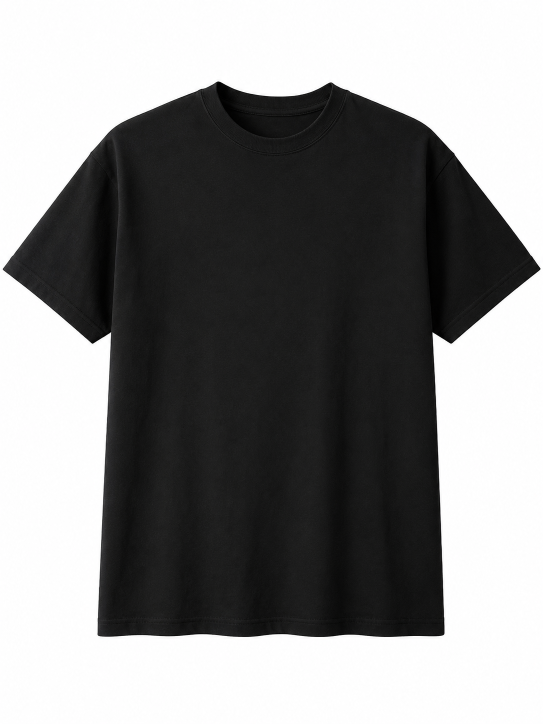
#> input picture pod/inbox/handover/handover/generate/blank.png, 1086 x 1448 px (shown at 1/2 size); its folder holds only this picture in this run
$ python dtf.py .
#> lines starting #> are read from the running program, lines starting #| are printed output that depends on the picture; after the words box and inside, x2 and y2 are one past the last pixel; in counts of white or black regions, pixels touching at a corner belong together
"""
dtf.py — DTF conversion for painterly artwork on black.

WHY THIS REPLACES vectorise.py FOR GRAPHICS
    vectorise.py was written for flat, bright, text-based designs: knock out
    the background, quantise to a handful of flat colours, trace to vector,
    lift every dark pixel so nothing vanishes on a black shirt.

    Applied to dark painterly art it destroys the image. The corners are
    black, so most of the canvas reads as background; quantising collapses
    the gradients; lifting the blacks turns the whole thing white. That is
    exactly what happened — 40 shirts came out as white rectangles.

THE RIGHT APPROACH FOR THIS ART
    The artwork is ALREADY composed for a black shirt. Dark areas are meant
    to be dark — they become the garment. So:

        alpha  = derived from luminance (black -> transparent, bright -> opaque)
        colour = left exactly as generated
        no quantise, no vectorise, no black lifting

    That is what makes the reference designs work: the subject dissolves into
    the shirt because the dark parts of the artwork simply are not printed.

DTF NOTES
    A soft alpha ramp is correct here, not a hard cut. DTF handles partial
    opacity through the white underbase, and a hard threshold would produce
    a cut-out halo instead of the fade the whole look depends on.
"""

import numpy as np
from PIL import Image, ImageFilter

CANVAS_W, CANVAS_H = 3600, 4800
DPI = 300

# Luminance below this prints nothing — it becomes the shirt.
# A wide ramp (18 to 72) faded every edge over 54 levels of luminance, which
# is what made designs look soft on the sides. Narrowed to 14 levels: still
# anti-aliased so edges are not jagged, but the artwork ends where it ends
# instead of dissolving into the shirt.
BLACK_POINT = 27
# Luminance above this is fully opaque.
WHITE_POINT = 41
# Slight blur on the alpha only, to avoid stair-stepping on the ramp.
ALPHA_SMOOTH = 1.2

# --- vignette ---------------------------------------------------------------
# The model generates a square frame, and artwork that reaches the edges keeps
# a square footprint on the shirt — which reads as a printed box rather than a
# design. A soft radial falloff on the ALPHA (not the colour) fades the corners
# out so every design ends organically.
#
# Deliberately gentle: it only touches the outer region, so a subject that
# genuinely fills the frame is not cropped, it just stops having hard corners.
# The first attempt (0.62 / 1.02) faded the corners but left the mid-edges 88%
# opaque, so the square outline survived. These values fade the edges properly:
#   centre 1.00, mid-edge 0.42, corner 0.00
# A centred subject is untouched; only the frame dissolves.
VIGNETTE = True
VIGNETTE_START = 0.42
VIGNETTE_END = 0.94


# Artwork occupies this fraction of the print canvas. 0.94 filled the full
# 12in width, which spreads a 1024px source to ~93 DPI. 0.80 gives a ~9.6in
# print at ~110 DPI — sharper, and closer to how the reference tees are
# actually sized on the chest.
DEFAULT_MARGIN = 0.80


def to_dtf(src, dst, canvas=(CANVAS_W, CANVAS_H), margin=DEFAULT_MARGIN):
    """
    Convert a generated square image into a print-ready transparent PNG.

    Returns a dict of measurements for QC.
    """
#> called with src = './blank.png', dst = 'print/blank.png', canvas = (3600, 4800), margin = 0.8
    im = Image.open(src).convert("RGB")
#> im is the input picture: PIL image 1086x1448 RGB; mean R, G, B 137, 137, 137
    a = np.asarray(im).astype(np.float32)

    # --- normalise the black point ----------------------------------------
    # ROOT CAUSE of both the boxes and the high reject rate.
    #
    # SDXL cannot output transparency; every pixel gets a colour. Asking for
    # "pure black" gives a black RECTANGLE, which is fine — as long as it is
    # actually black. It usually is not: the refiner and the VAE lift it to
    # somewhere around 30-60, and "vibrant, high contrast" pushes it higher
    # still.
    #
    # That single fact produced both symptoms. The border check saw a bright
    # edge and rejected the design; the alpha threshold saw ink and printed
    # the rectangle. Every fix so far treated one symptom or the other.
    #
    # So: measure what the background actually sits at and subtract it, then
    # rescale so the artwork keeps its brightness. Background becomes true
    # black, the design is untouched, and both symptoms go with it.
    _l = 0.2126 * a[..., 0] + 0.7152 * a[..., 1] + 0.0722 * a[..., 2]
    _b = max(4, int(min(_l.shape) * 0.06))
    _edge = np.concatenate([_l[:_b, :].ravel(), _l[-_b:, :].ravel(),
                            _l[:, :_b].ravel(), _l[:, -_b:].ravel()])
    # the 60th percentile of the border: robust when artwork touches an edge,
    # since more than half the border is still background
    black = float(np.clip(np.percentile(_edge, 60), 0, 120))
#> black = 120
    if black > 4:
        # rescale against the image's own peak, not 255, so the artwork keeps
        # the brightness it was generated with instead of being dimmed by the
        # amount of pedestal removed
        peak = float(np.percentile(a, 99.5))
#> peak = 255
        if peak > black + 20:
            a = np.clip((a - black) * (peak / (peak - black)), 0, 255)
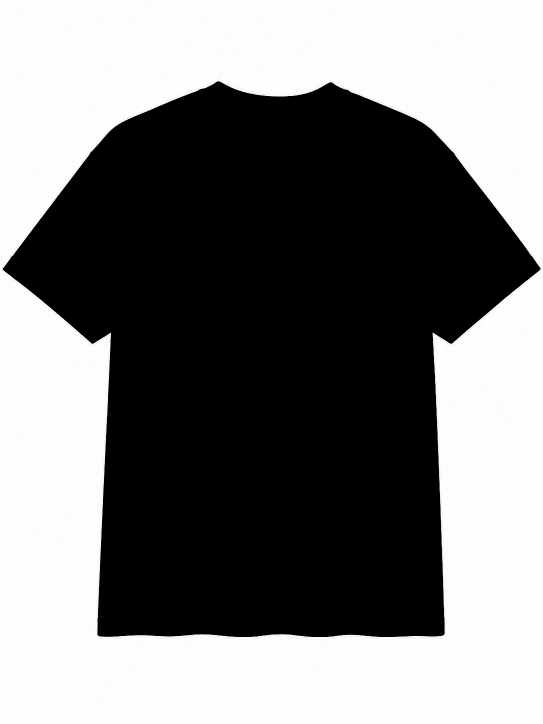
#> a: shape (1448, 1086, 3) float32 (shown at 1/2 size); mean R, G, B 124.1, 124, 124.1
            im = Image.fromarray(a.astype(np.uint8), "RGB")

    # Perceptual luminance — a blue glow and a yellow glow of the same
    # brightness should carry the same amount of ink.
    lum = 0.2126 * a[..., 0] + 0.7152 * a[..., 1] + 0.0722 * a[..., 2]

    # --- SOLID, BUT SHAPED BY THE ARTWORK ---------------------------------
    # Two failed approaches got us here, and both failure modes matter:
    #
    #   a wide luminance ramp (18-72) followed the artwork's own fade, so
    #   every design glowed out at the edges;
    #
    #   a threshold-and-fill mask gave hard edges but filled any enclosed
    #   region, so artwork spanning the frame became a solid BLOCK. That is
    #   where the boxes came from.
    #
    # The answer is a luminance ramp — which always follows the artwork's real
    # outline and can never make a box — but made STEEP. Below the floor there
    # is nothing, a few levels later it is fully opaque. Solid ink, organic
    # shape, no fill step.
    b = max(4, int(min(lum.shape) * 0.06))
#> b = 65
    edge = np.concatenate([lum[:b, :].ravel(), lum[-b:, :].ravel(),
                           lum[:, :b].ravel(), lum[:, -b:].ravel()])
    floor = float(np.clip(np.percentile(edge, 88) + 3.0, 24, 60))
#> floor = 60

    # 8 levels from nothing to fully opaque: about 2px on a typical edge
    # 4 levels, not 8 — he asked for solid ink. DTF cannot hold a wispy
    # edge: adhesive powder needs enough ink to grip, so anything that fades
    # peels after a wash. A narrower ramp means a pixel is either printed or
    # not, with about one pixel of anti-aliasing so edges are not jagged.
    alpha = np.clip((lum - floor) / 4.0, 0, 1)
    # push everything meaningfully inside to fully opaque
    alpha = np.clip((alpha - 0.18) / 0.64, 0, 1)

    # --- drop a painted background panel, WITHOUT boxing the design ------
    # An earlier attempt cropped to the artwork's bounding box and multiplied
    # the alpha by that rectangle. That was self-defeating: a rectangle is a
    # box, so it replaced one square with a softer one, and it pushed the
    # reject rate up.
    #
    # The panel is a large area of NEARLY CONSTANT brightness. If one exists
    # above the border floor, lift the cut-off just above it. The panel then
    # falls below the threshold and disappears; the artwork, which is much
    # brighter, is untouched. The design keeps its own outline and ends with
    # black around it, instead of being cut to a shape.
    hist, edges = np.histogram(lum[lum > floor], bins=48, range=(floor, 255))
#> hist = 48 values, max 754560 at index 47, min 31 at index 4, mean 16009.7; edges = 49 values from 60 to 255
    if hist.sum() > 0:
        share = hist / hist.sum()
#> share = 48 values, max 0.982 at index 47, min 4.03e-05 at index 4, mean 0.0208
        # a flat panel shows up as one narrow band holding a lot of the frame
        for bi in range(len(share) - 1, -1, -1):
            if share[bi] > 0.22 and edges[bi] < 150:
                panel_top = float(edges[bi + 1])
                if panel_top > floor:
                    floor = min(panel_top + 4.0, 150.0)
                break
#> this loop made 48 passes
#> bi on passes 1 to 12: 47, 46, 45, 44, 43, 42, 41, 40, 39, 38, 37, 36
#> after the loop, floor = 60

    # 4 levels, not 8 — he asked for solid ink. DTF cannot hold a wispy
    # edge: adhesive powder needs enough ink to grip, so anything that fades
    # peels after a wash. A narrower ramp means a pixel is either printed or
    # not, with about one pixel of anti-aliasing so edges are not jagged.
    alpha = np.clip((lum - floor) / 4.0, 0, 1)
    # push everything meaningfully inside to fully opaque
    alpha = np.clip((alpha - 0.18) / 0.64, 0, 1)

    # --- lift the colour ---------------------------------------------------
    # He wants strong colour on the garment, not washed out. DTF loses a
    # little saturation into the fabric, so a modest lift here lands closer
    # to what the mockup shows. Kept gentle — 1.12 is visible without going
    # cartoonish, and the clip stops anything blowing out.
    if SATURATION != 1.0:
        _g = a.mean(2, keepdims=True)
        a = np.clip(_g + (a - _g) * SATURATION, 0, 255)
        im = Image.fromarray(a.astype(np.uint8), "RGB")

    alpha_img = Image.fromarray((alpha * 255).astype(np.uint8), "L")

    rgba = Image.merge("RGBA", (*im.split(), alpha_img))
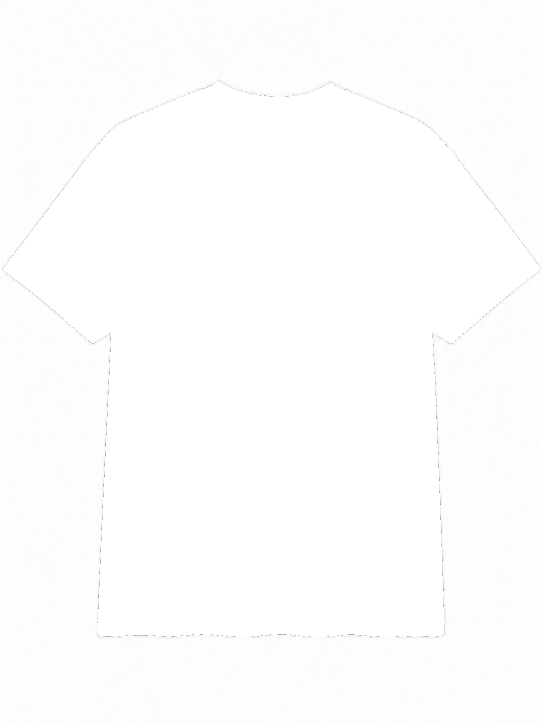
#> rgba: PIL image 1086x1448 RGBA (shown at 1/2 size); mean R, G, B, A 123.4, 123.3, 123.4, 124.6; transparent parts drawn white

    # trim to the artwork, then place on the print canvas
    bbox = rgba.getbbox()
#> bbox = (0, 0, 1086, 1448)
    if bbox:
        rgba = rgba.crop(bbox)

    cw, ch = canvas
    s = min(cw * margin / rgba.width, ch * margin / rgba.height)
#> s = 2.65
    rgba = rgba.resize((max(1, int(rgba.width * s)),
                        max(1, int(rgba.height * s))), Image.LANCZOS)
#> rgba: PIL image 2880x3840 RGBA

    out = Image.new("RGBA", (cw, ch), (0, 0, 0, 0))
#> out: PIL image 3600x4800 RGBA; every value is 0
    out.alpha_composite(rgba, ((cw - rgba.width) // 2, (ch - rgba.height) // 2))
    out.save(dst, dpi=(DPI, DPI))

    # border measured on the corrected image
    _na = np.asarray(im).astype(np.float32)
    _nb = 0.2126 * _na[..., 0] + 0.7152 * _na[..., 1] + 0.0722 * _na[..., 2]
    _nk = max(4, int(min(_nb.shape) * 0.06))

    arr = np.asarray(out)
    op = arr[..., 3] > 200
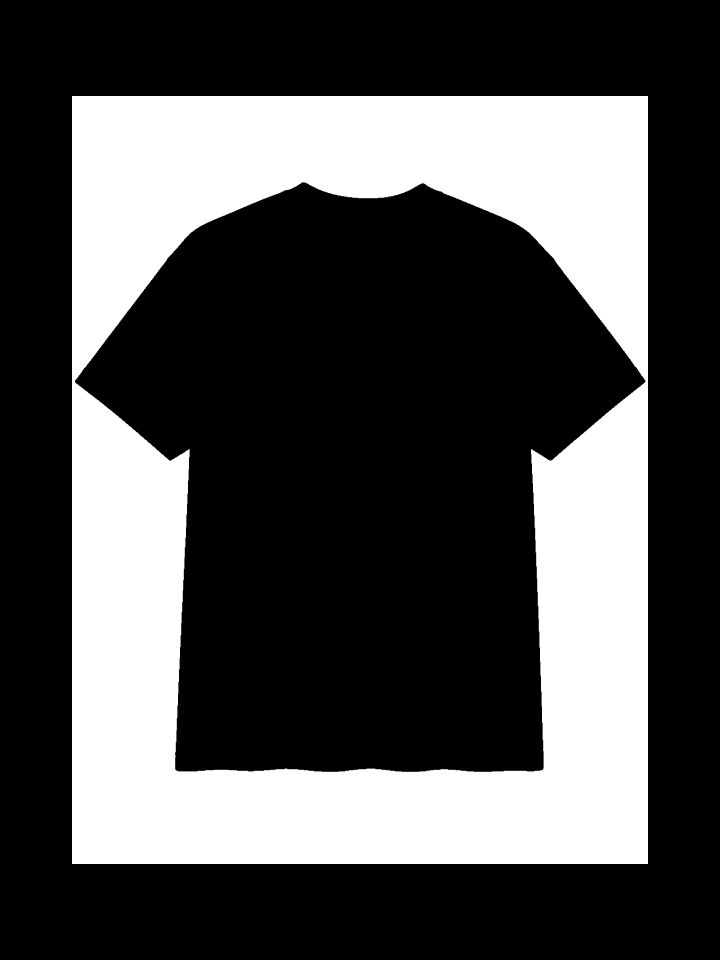
#> op: shape (4800, 3600) bool (shown at 1/5 size); 31.2% white; 1 white region, box (x1, y1, x2, y2) and area: (360, 480, 3240, 4320) 5397034
    return {
        # Measured on the NORMALISED image, not the original file.
        #
        # This was the bug behind the reject rate. border_luma(src) re-opened
        # the source and measured the raw generation, so it saw the lifted
        # pedestal and rejected the design — even after that pedestal had
        # been removed and the background was true black. Two-thirds of the
        # batch was being thrown away for a fault that had already been
        # fixed a few lines earlier.
        "border": float(np.mean([_nb[:_nk, :].mean(), _nb[-_nk:, :].mean(),
                                 _nb[:, :_nk].mean(), _nb[:, -_nk:].mean()])),
        "coverage": float(op.mean()),
        "transparent": float((arr[..., 3] < 20).mean()),
        "mean_luma": float(arr[..., :3][op].mean()) if op.any() else 0.0,
        "colours": int(len(np.unique(
            arr[..., :3][op].reshape(-1, 3)[::37], axis=0))) if op.any() else 0,
    }


def border_luma(src, band=0.06):
    """
    Mean luminance of the outer border of the GENERATED image.

    This is the reliable test for a light background. Overall ink coverage is
    not: a design can be mostly dark and still sit on a pale ground, and a
    busy design can be bright without having a background at all. What matters
    is whether the edge of the frame is dark — if it is not, the knockout
    leaves a visible box on the shirt.
    """
    im = Image.open(src).convert("L")
    a = np.asarray(im).astype(np.float32)
    h, w = a.shape
    b = max(2, int(min(h, w) * band))
    edge = np.concatenate([
        a[:b, :].ravel(), a[-b:, :].ravel(),
        a[:, :b].ravel(), a[:, -b:].ravel()])
    return float(edge.mean())


# Above this, the generation has a light background and will print as a box.
# Calibrated against real output: a design with decorative elements reaching
# into the corners scores around 58 and is still perfectly usable — it just
# reads as a square footprint rather than a clean fade. A genuine pale ground
# scores 200+. 75 separates the two without culling good work.
BORDER_MAX = 90

# Colour lift applied before printing. 1.0 is off. DTF loses a little
# saturation into the fabric, so a modest lift lands closer to the mockup.
SATURATION = 1.12


def qc(stats):
    """Flag designs that will not print well."""
    issues = []
    if stats["coverage"] < 0.02:
        issues.append("almost nothing to print")
    if stats.get("border", 0) > BORDER_MAX:
        issues.append(f"light background (border luma {stats['border']:.0f})")
    if stats["coverage"] > 0.55:
        issues.append("too much ink coverage")
    if stats["mean_luma"] < 55:
        issues.append("too dark to read on black")
    return issues


if __name__ == "__main__":
    import csv, glob, os, sys
    src = sys.argv[1] if len(sys.argv) > 1 else "raw"
    os.makedirs("print", exist_ok=True)

    rows, flagged = [], 0
    files = [f for f in sorted(os.listdir(src)) if f.lower().endswith(".png")]
    for i, fn in enumerate(files, 1):
        did = os.path.splitext(fn)[0]
        out = f"print/{did}.png"
        try:
            st = to_dtf(os.path.join(src, fn), out)
            iss = qc(st)
#> iss = ['light background (border luma 247)']
        except Exception as e:
            st, iss = {"coverage": 0, "transparent": 0, "mean_luma": 0,
                       "colours": 0}, [f"failed: {str(e)[:60]}"]
        if iss:
            flagged += 1
        rows.append({"design_id": did, "print_file": out,
                     "coverage": f"{st['coverage']:.3f}",
                     "mean_luma": f"{st['mean_luma']:.0f}",
                     "pass": "NO" if iss else "YES",
                     "issues": "; ".join(iss)})
        if i % 100 == 0:
            print(f"  {i}/{len(files)}", flush=True)

    if rows:
        with open("qc_report.csv", "w", newline="") as f:
            w = csv.DictWriter(f, fieldnames=list(rows[0].keys()))
            w.writeheader(); w.writerows(rows)
    print(f"\nprocessed {len(rows)} | passed {len(rows)-flagged} | "
          f"flagged {flagged}")
#| processed 1 | passed 0 | flagged 1
